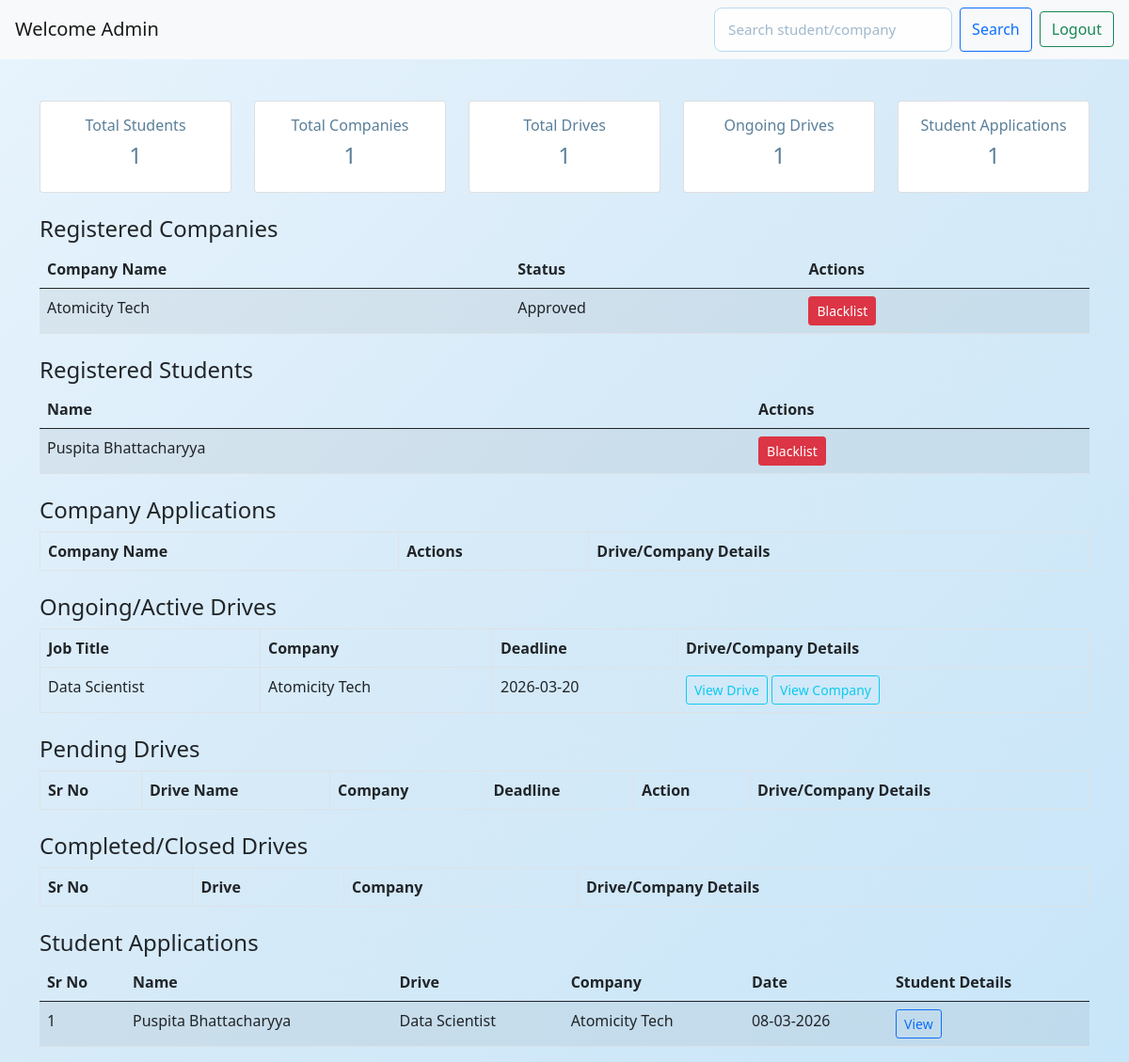
Before: /admin_dashboard with the older database file.
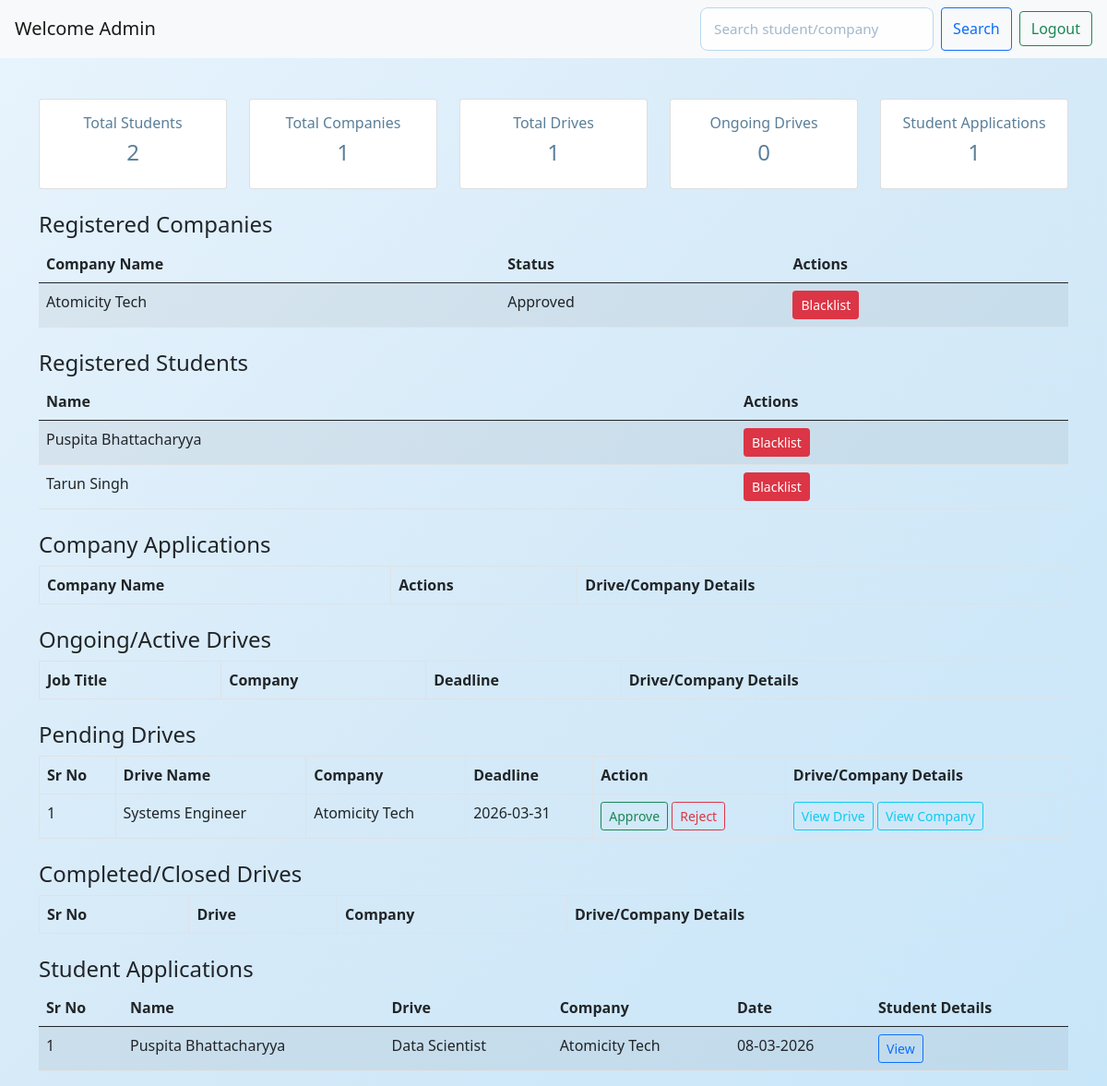
After: the same page with the newer database file.
### application/models.py (models this page shows)
class Company(db.Model):
    __tablename__ = 'company'
    id = db.Column(db.Integer, primary_key=True)
    company_name = db.Column(db.String(150), nullable=False)
    user_id = db.Column(db.Integer, db.ForeignKey('user.id'), nullable=False)
    contact = db.Column(db.String(100))
    website = db.Column(db.String(200))
    description = db.Column(db.Text)
    is_approved = db.Column(db.Boolean, default=False)
    drives = db.relationship('Drive', backref='company', lazy=True)
    applications = db.relationship('Application', backref='company', lazy=True)

class Student(db.Model):
    __tablename__ = 'student'
    id = db.Column(db.Integer, primary_key=True)
    fullname = db.Column(db.String(150), nullable=False)
    user_id = db.Column(db.Integer, db.ForeignKey('user.id'), nullable=False)
    education = db.Column(db.String(200))
    skills = db.Column(db.String(300))
    resume_filename = db.Column(db.String(200))
    applications = db.relationship('Application', backref='student', lazy=True)

class Drive(db.Model):
    __tablename__ = 'drive'
    id = db.Column(db.Integer, primary_key=True)
    company_id = db.Column(db.Integer, db.ForeignKey('company.id'), nullable=False)
    drive_name = db.Column(db.String(150), nullable=False)
    job_title = db.Column(db.String(200), nullable=False)
    job_description = db.Column(db.Text, nullable=False)
    eligibility = db.Column(db.String(300))
    salary = db.Column(db.String(100))
    deadline = db.Column(db.Date, nullable=False)
    status = db.Column(db.String(20), default="Pending")
    created_at = db.Column(db.DateTime, default=lambda: datetime.now(timezone.utc))
    applications = db.relationship('Application', backref='drive', lazy=True)

class Application(db.Model):
    __tablename__ = 'application'
    id = db.Column(db.Integer, primary_key=True)
    student_id = db.Column(db.Integer, db.ForeignKey('student.id'), nullable=False)
    drive_id = db.Column(db.Integer, db.ForeignKey('drive.id'), nullable=False)
    company_id = db.Column(db.Integer, db.ForeignKey('company.id'), nullable=False)
    applied_on = db.Column(db.DateTime, default=lambda: datetime.now(timezone.utc))
    status = db.Column(db.String(30), default="Applied")
    __table_args__ = (
        UniqueConstraint('student_id', 'drive_id', name='unique_application'),)

### application/controllers.py (the view)
@app.route("/admin_dashboard")
def admin_dashboard():
    q = request.args.get("q")
    if q:
        id_filter = Student.id == int(q) if q.isdigit() else False
        all_student = Student.query.filter(
            (Student.fullname.ilike(f"%{q}%")) | id_filter
        ).all()
        all_company = Company.query.filter(
            Company.company_name.ilike(f"%{q}%")
        ).all()
    else:
        all_student = Student.query.all()
        all_company = Company.query.all()
    ongoing_drives = Drive.query.filter_by(status="Approved").all()
    completed_drives = Drive.query.filter_by(status="Closed").all()
    pending_companies = Company.query.filter_by(is_approved=False).all()
    pending_drives = Drive.query.filter_by(status="Pending").all()
    student_applications = Application.query.filter_by(status="Applied").all()
    total_drives = Drive.query.count(),
    blacklisted_ids = {u.id for u in User.query.filter_by(is_blacklisted=True).all()}
    return render_template(
        "admin_dash.html",
        all_student=all_student,
        all_company=all_company,
        ongoing_drives=ongoing_drives,
        completed_drives=completed_drives,
        pending_companies=pending_companies,
        pending_drives=pending_drives,
        student_applications=student_applications,
        total_drives=total_drives,
        blacklisted_ids=blacklisted_ids,
        query=q)

### templates/admin_dash.html (shortened to what the changed rows need)
<!DOCTYPE html>
<html lang="en">
<head>
    <link href="https://cdn.jsdelivr.net/npm/bootstrap@5.0.2/dist/css/bootstrap.min.css" rel="stylesheet">
    <link rel="stylesheet" href="/static/style.css">
</head>
<body>
<div class="container mt-4">
    <div class="row mb-4">
        <div class="col">
            <div class="card text-center p-3">
                <h6>Total Students</h6>
                <h4>{{ all_student|length }}</h4>
            </div>
        </div>
        <div class="col">
            <div class="card text-center p-3">
                <h6>Ongoing Drives</h6>
                <h4>{{ ongoing_drives|length }}</h4>
            </div>
        </div>
    </div>
    <table class="table table-striped">
        <thead>
            <tr>
                <th>Company Name</th>
                <th>Status</th>
                <th>Actions</th>
            </tr>
        </thead>
        <tbody>
            {% for c in all_company %}
            <tr>
                <td>{{ c.company_name }}</td>
                <td>{{ "Approved" if c.is_approved else "Pending" }}</td>
                <td>
                    {% if c.user_id in blacklisted_ids %}
                        <a href="/unblacklist_company/{{ c.user_id }}" class="btn btn-success btn-sm">Unblacklist</a>
                    {% else %}
                        <a href="/blacklist_company/{{ c.user_id }}" class="btn btn-danger btn-sm">Blacklist</a>
                    {% endif %}
                </td>
            </tr>
            {% endfor %}
        </tbody>
    </table>
    <table class="table table-striped">
        <thead>
            <tr>
                <th>Name</th>
                <th>Actions</th>
            </tr>
        </thead>
        <tbody>
            {% for s in all_student %}
            <tr>
                <td>{{ s.fullname }}</td>
                <td>
                    {% if s.user_id in blacklisted_ids %}
                        <a href="/unblacklist_student/{{ s.user_id }}" class="btn btn-success btn-sm">Unblacklist</a>
                    {% else %}
                        <a href="/blacklist_student/{{ s.user_id }}" class="btn btn-danger btn-sm">Blacklist</a>
                    {% endif %}
                </td>
            </tr>
            {% endfor %}
        </tbody>
    </table>
    <table class="table table-bordered">
        <thead>
            <tr>
                <th>Company Name</th>
                <th>Actions</th>
                <th>Drive/Company Details</th>
            </tr>
        </thead>
    </table>
    <table class="table table-bordered">
        <thead>
            <tr><th>Job Title</th><th>Company</th><th>Deadline</th><th>Drive/Company Details</th></tr>
        </thead>
        <tbody>
            {% for d in ongoing_drives %}
            <tr>
                <td>{{ d.job_title }}</td>
                <td>{{ d.company.company_name }}</td>
                <td>{{ d.deadline }}</td>
                <td>
                    <a href="/view_drive/{{ d.id }}" class="btn btn-outline-info btn-sm">View Drive</a>
                    <a href="/admin_view_company/{{ d.company_id }}" class="btn btn-outline-info btn-sm">View Company</a>
                </td>
            </tr>
            {% endfor %}
        </tbody>
    </table>
    <table class="table table-bordered">
        <thead>
            <tr>
                <th>Sr No</th>
                <th>Drive Name</th>
                <th>Company</th>
                <th>Deadline</th>
                <th>Action</th>
                <th>Drive/Company Details</th>
            </tr>
        </thead>
        <tbody>
            {% for d in pending_drives %}
            <tr>
                <td>{{ loop.index }}</td>
                <td>{{ d.job_title }}</td>
                <td>{{ d.company.company_name }}</td>
                <td>{{ d.deadline }}</td>
                <td>
                    <a href="/approve_drive/{{ d.id }}" class="btn btn-outline-success btn-sm">Approve</a>
                    <a href="/reject_drive/{{ d.id }}" class="btn btn-outline-danger btn-sm">Reject</a>
                </td>
                <td>
                    <a href="/view_drive/{{ d.id }}" class="btn btn-outline-info btn-sm">View Drive</a>
                    <a href="/admin_view_company/{{ d.company_id }}" class="btn btn-outline-info btn-sm">View Company</a>
                </td>
            </tr>
            {% endfor %}
        </tbody>
    </table>
    <table class="table table-bordered">
        <thead>
            <tr>
                <th>Sr No</th>
                <th>Drive</th>
                <th>Company</th>
                <th>Drive/Company Details</th>
            </tr>
        </thead>
    </table>
    <table class="table table-striped">
        <thead>
            <tr>
                <th>Sr No</th>
                <th>Name</th>
                <th>Drive</th>
                <th>Company</th>
                <th>Date</th>
                <th>Student Details</th>
            </tr>
        </thead>
        <tbody>
            {% for a in student_applications %}
            <tr>
                <td>{{ loop.index }}</td>
                <td>{{ a.student.fullname }}</td>
                <td>{{ a.drive.job_title }}</td>
                <td>{{ a.company.company_name }}</td>
                <td>{{ a.applied_on.strftime("%d-%m-%Y") }}</td>
                <td>
                    <a href="/view_student/{{ a.student_id }}" class="btn btn-outline-primary btn-sm">View</a>
                </td>
            </tr>
            {% endfor %}
        </tbody>
    </table>
</div>
</body>
</html>

Changed rows visible on the page:
no longer on this page (row edited): Drive: job_title "Data Scientist", company.company_name "Atomicity Tech", deadline "2026-03-20", shown under "Ongoing/Active Drives"
added Student: fullname "Tarun Singh"
added Drive: job_title "Systems Engineer", company.company_name "Atomicity Tech", deadline "2026-03-31", shown under "Pending Drives"
Other visible differences:
{{ all_student|length }}: "1" → "2"
{{ ongoing_drives|length }}: "1" → "0"
